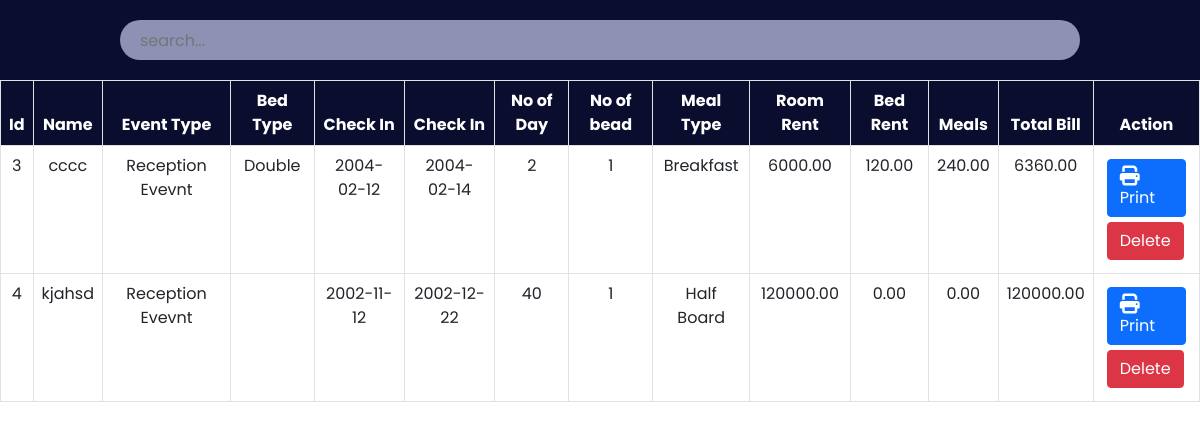
Screenshot of /admin/payment.php with the database file from the repository.
### tables this page shows
CREATE TABLE `payment` (
  `id` int(30) NOT NULL,
  `Name` varchar(30) NOT NULL,
  `Email` varchar(30) NOT NULL,
  `RoomType` varchar(30) NOT NULL,
  `Bed` varchar(30) NOT NULL,
  `NoofRoom` int(30) NOT NULL,
  `cin` date NOT NULL,
  `cout` date NOT NULL,
  `noofdays` int(30) NOT NULL,
  `roomtotal` double(8,2) NOT NULL,
  `bedtotal` double(8,2) NOT NULL,
  `meal` varchar(30) NOT NULL,
  `mealtotal` double(8,2) NOT NULL,
  `finaltotal` double(8,2) NOT NULL
);

### admin/payment.php (the view, shortened to what this page needs)
<?php
    include '../config.php';
?>
<!DOCTYPE html>
<html lang="en">
<head>
    <link href="https://cdn.jsdelivr.net/npm/bootstrap@5.0.2/dist/css/bootstrap.min.css" rel="stylesheet">
    <link rel="stylesheet" href="https://cdnjs.cloudflare.com/ajax/libs/font-awesome/6.2.0/css/all.min.css"/>
	<link rel="stylesheet" href="css/roombook.css">
</head>
<body>
	<div class="searchsection">
        <input type="text" name="search_bar" id="search_bar" placeholder="search..." onkeyup="searchFun()">
    </div>
    <div class="roombooktable" class="table-responsive-xl">
        <?php
            $paymanttablesql = "SELECT * FROM payment";
            $paymantresult = mysqli_query($conn, $paymanttablesql);
        ?>
        <table class="table table-bordered" id="table-data">
            <thead>
                <tr>
                    <th scope="col">Id</th>
                    <th scope="col">Name</th>
                    <th scope="col">Event Type</th>
                    <th scope="col">Bed Type</th>
                    <th scope="col">Check In</th>
                    <th scope="col">Check In</th>
					<th scope="col">No of Day</th>
                    <th scope="col">No of bead</th>
					<th scope="col">Meal Type</th>
                    <th scope="col">Room Rent</th>
                    <th scope="col">Bed Rent</th>
                    <th scope="col">Meals</th>
					<th scope="col">Total Bill</th>
                    <th scope="col">Action</th>
                </tr>
            </thead>
            <tbody>
            <?php
            while ($res = mysqli_fetch_array($paymantresult)) {
            ?>
                <tr>
                    <td><?php echo $res['id'] ?></td>
                    <td><?php echo $res['Name'] ?></td>
                    <td><?php echo $res['RoomType'] ?></td>
                    <td><?php echo $res['Bed'] ?></td>
					<td><?php echo $res['cin'] ?></td>
                    <td><?php echo $res['cout'] ?></td>
					<td><?php echo $res['noofdays'] ?></td>
                    <td><?php echo $res['NoofRoom'] ?></td>
                    <td><?php echo $res['meal'] ?></td>
                    <td><?php echo $res['roomtotal'] ?></td>
					<td><?php echo $res['bedtotal'] ?></td>
					<td><?php echo $res['mealtotal'] ?></td>
					<td><?php echo $res['finaltotal'] ?></td>
                    <td class="action">
                        <a href="invoiceprint.php?id= <?php echo $res['id']?>"><button class="btn btn-primary"><i class="fa-solid fa-print"></i>Print</button></a>
						<a href="paymantdelete.php?id=<?php echo $res['id']?>"><button class="btn btn-danger">Delete</button></a>
                    </td>
                </tr>
            <?php
            }
            ?>
            </tbody>
        </table>
    </div>
</body>
</html>

### admin/css/roombook.css (style rules this page uses)
:root { --bg-text-shadow: 0 2px 4px rgb(13 0 77 / 8%), 0 3px 6px rgb(13 0 77 / 8%), 0 8px 16px rgb(13 0 77 / 8%); --bg-box-shadow: 0px 0px 20px 6px rgba(26, 30, 164, 0.31); }
body { background-color: #ffff; }
* { margin: 0; padding: 0; font-family: 'Poppins', sans-serif; }
i { font-size: 20px; }
.searchsection { height: 80px; width: 100%; display: flex; justify-content: space-evenly; align-items: center; background-color: #0a0d2d; position: fixed; z-index: 500; }
#search_bar { height: 40px; width: 80%; border: none; background-color: rgba(195, 198, 233, 0.714); padding-left: 20px; border-radius: 30px; }
a { color: black; }
.roombooktable { position: absolute; color: #0a0d2d; margin-top: 80px; width: 100%; height: 100vh; padding-bottom: 900px; }
.roombooktable thead { background-color: #0a0d2d; color: white; text-align: center; }
.roombooktable tbody { text-align: center; }
.action a { text-decoration: none; }
.action button { display: flex; flex-wrap: wrap; margin: 5px; }

### rows the page displays
payment: id "3", Name "cccc", RoomType "Reception Evevnt", Bed "Double", cin "2004-02-12", cout "2004-02-14", noofdays "2", NoofRoom "1", meal "Breakfast", roomtotal "6000.00", bedtotal "120.00", mealtotal "240.00", finaltotal "6360.00"
payment: id "4", Name "kjahsd", RoomType "Reception Evevnt", cin "2002-11-12", cout "2002-12-22", noofdays "40", NoofRoom "1", meal "Half Board", roomtotal "120000.00", bedtotal "0.00", mealtotal "0.00", finaltotal "120000.00"
